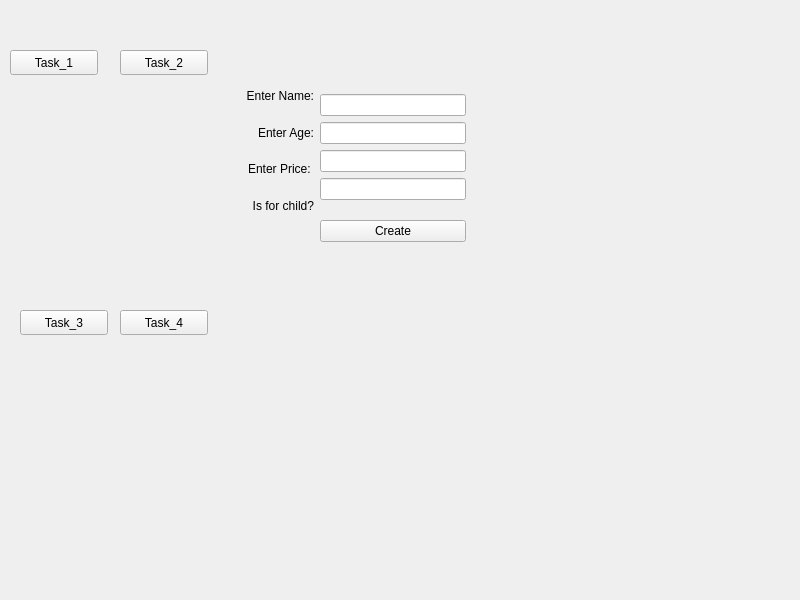
<?xml version="1.0" encoding="UTF-8"?>
<ui version="4.0">
 <class>MainWindow</class>
 <widget class="QMainWindow" name="MainWindow">
  <property name="geometry">
   <rect>
    <x>0</x>
    <y>0</y>
    <width>800</width>
    <height>600</height>
   </rect>
  </property>
  <property name="windowTitle">
   <string>MainWindow</string>
  </property>
  <widget class="QWidget" name="centralwidget">
   <widget class="QPushButton" name="ButtonTask_1">
    <property name="geometry">
     <rect>
      <x>10</x>
      <y>50</y>
      <width>88</width>
      <height>25</height>
     </rect>
    </property>
    <property name="text">
     <string>Task_1</string>
    </property>
   </widget>
   <widget class="QPushButton" name="pushButton">
    <property name="geometry">
     <rect>
      <x>120</x>
      <y>50</y>
      <width>88</width>
      <height>25</height>
     </rect>
    </property>
    <property name="text">
     <string>Task_2</string>
    </property>
   </widget>
   <widget class="QPushButton" name="Task_3">
    <property name="geometry">
     <rect>
      <x>20</x>
      <y>310</y>
      <width>88</width>
      <height>25</height>
     </rect>
    </property>
    <property name="text">
     <string>Task_3</string>
    </property>
   </widget>
   <widget class="QPushButton" name="Task_4">
    <property name="geometry">
     <rect>
      <x>120</x>
      <y>310</y>
      <width>88</width>
      <height>25</height>
     </rect>
    </property>
    <property name="text">
     <string>Task_4</string>
    </property>
   </widget>
   <widget class="QWidget" name="layoutWidget">
    <property name="geometry">
     <rect>
      <x>320</x>
      <y>80</y>
      <width>146</width>
      <height>176</height>
     </rect>
    </property>
    <layout class="QVBoxLayout" name="verticalLayout_2">
     <item>
      <layout class="QVBoxLayout" name="verticalLayout">
       <item>
        <widget class="QLineEdit" name="lineName"/>
       </item>
       <item>
        <widget class="QLineEdit" name="lineModel"/>
       </item>
       <item>
        <widget class="QLineEdit" name="linePrice"/>
       </item>
       <item>
        <widget class="QLineEdit" name="lineNewness"/>
       </item>
      </layout>
     </item>
     <item>
      <widget class="QPushButton" name="CreateButton">
       <property name="text">
        <string>Create</string>
       </property>
      </widget>
     </item>
    </layout>
   </widget>
   <widget class="QWidget" name="layoutWidget">
    <property name="geometry">
     <rect>
      <x>225</x>
      <y>80</y>
      <width>89</width>
      <height>141</height>
     </rect>
    </property>
    <layout class="QVBoxLayout" name="verticalLayout_3">
     <item>
      <widget class="QLabel" name="label">
       <property name="text">
        <string>Enter Name:</string>
       </property>
       <property name="alignment">
        <set>Qt::AlignRight|Qt::AlignTrailing|Qt::AlignVCenter</set>
       </property>
      </widget>
     </item>
     <item>
      <widget class="QLabel" name="label_2">
       <property name="text">
        <string>Enter Age:</string>
       </property>
       <property name="alignment">
        <set>Qt::AlignRight|Qt::AlignTrailing|Qt::AlignVCenter</set>
       </property>
      </widget>
     </item>
     <item>
      <widget class="QLabel" name="label_3">
       <property name="text">
        <string>Enter Price: </string>
       </property>
       <property name="alignment">
        <set>Qt::AlignRight|Qt::AlignTrailing|Qt::AlignVCenter</set>
       </property>
      </widget>
     </item>
     <item>
      <widget class="QLabel" name="label_4">
       <property name="text">
        <string>Is for child?</string>
       </property>
       <property name="alignment">
        <set>Qt::AlignRight|Qt::AlignTrailing|Qt::AlignVCenter</set>
       </property>
      </widget>
     </item>
    </layout>
   </widget>
  </widget>
 </widget>
 <resources/>
 <connections/>
</ui>
